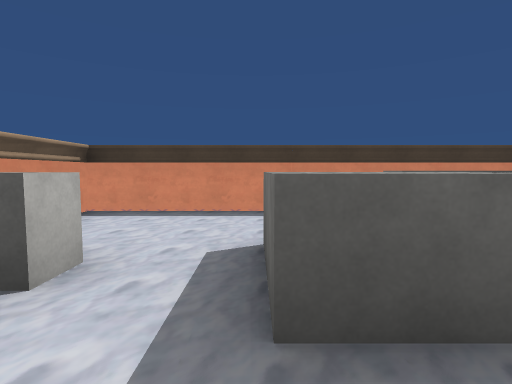
view 1 (above)

17 first-person views from a walk through a Unity game level. The camera is 1.5 m above the floor, tilts 4° down and sees 80° across. The floor is counted in squares, 2.39 m on a side. Each view is taken from the middle of a square. On the plan, view 1 faces up. The plan holds only what a view shows up to about 9 squares ahead; the rest is blank. The place goes on beyond the plan. The player is left out. Some animated figures are left out. Some surface patterns are stand-ins.

view 2
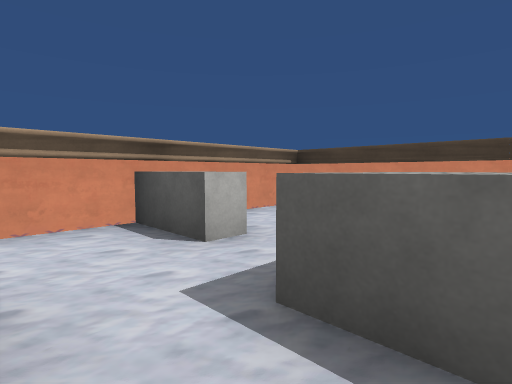

view 3
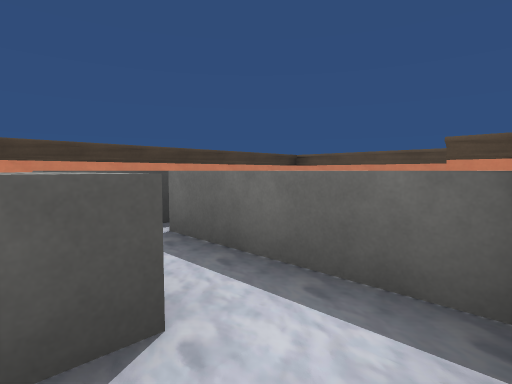

view 4
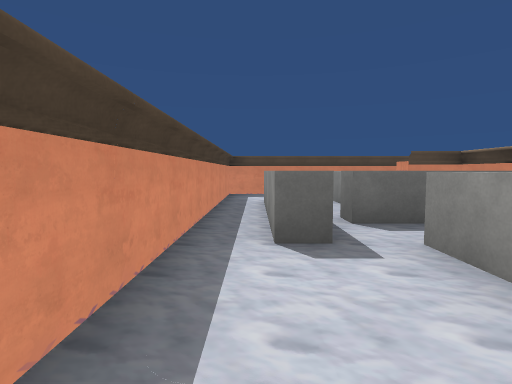

view 5
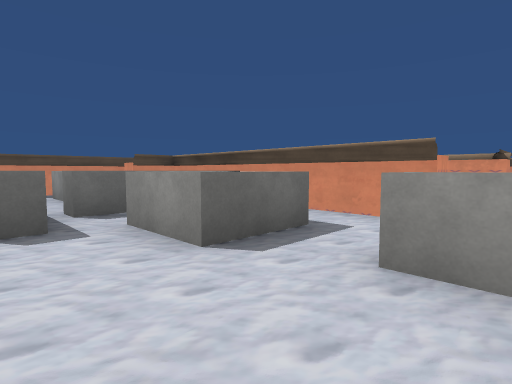

view 6
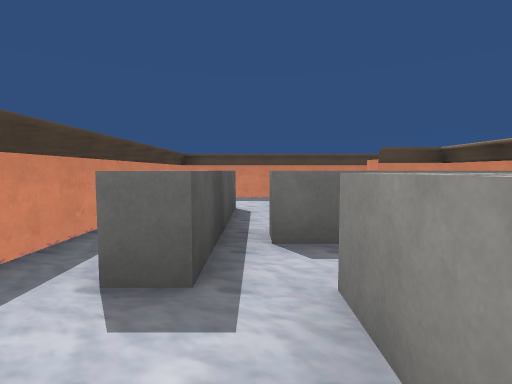

view 7
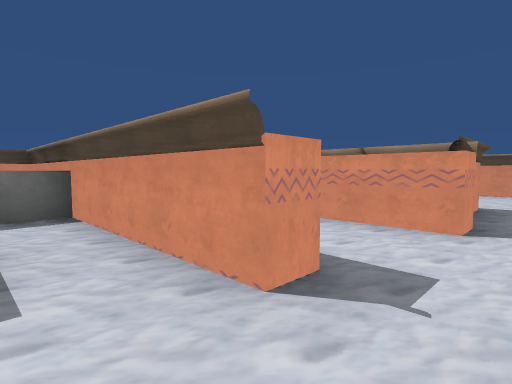

view 8
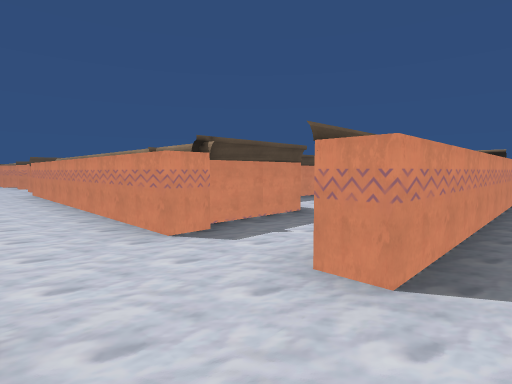

view 9
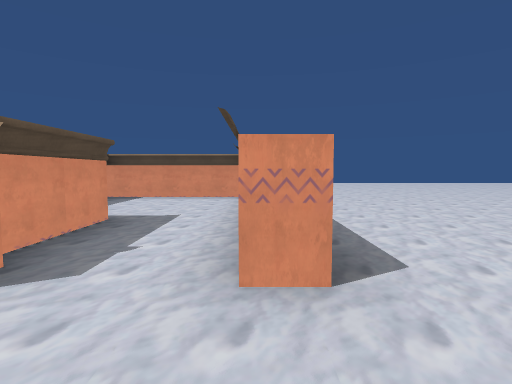

view 10
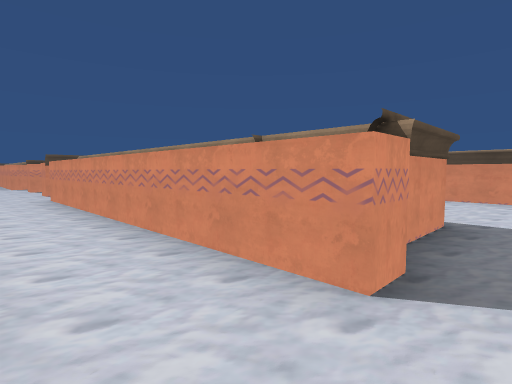

view 11
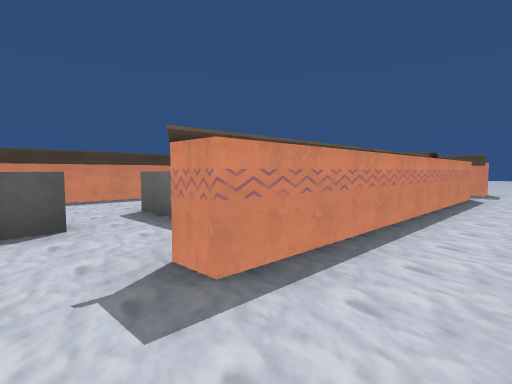

view 12
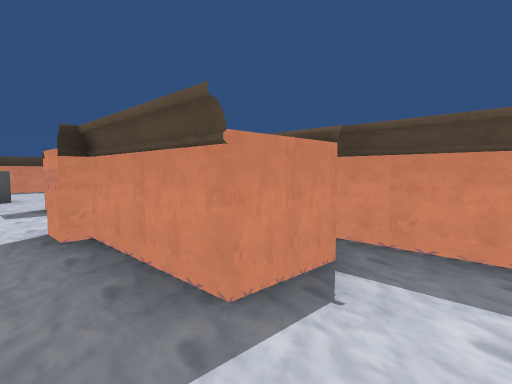

view 13
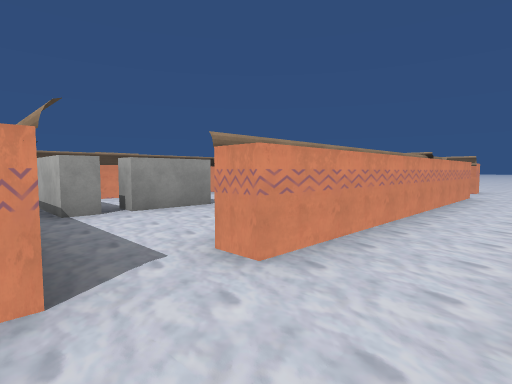

view 14
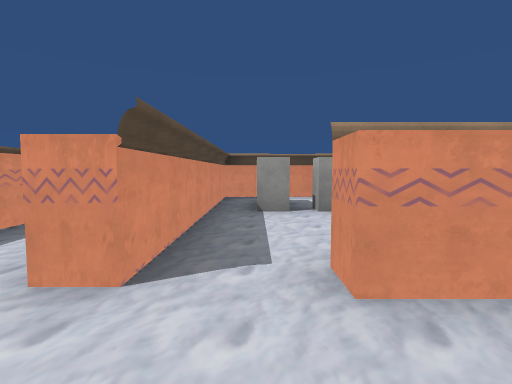

view 15
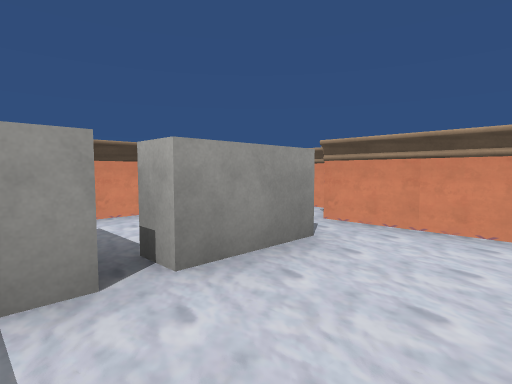

view 16
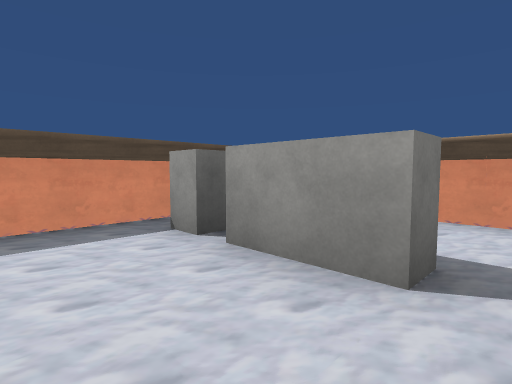

view 17
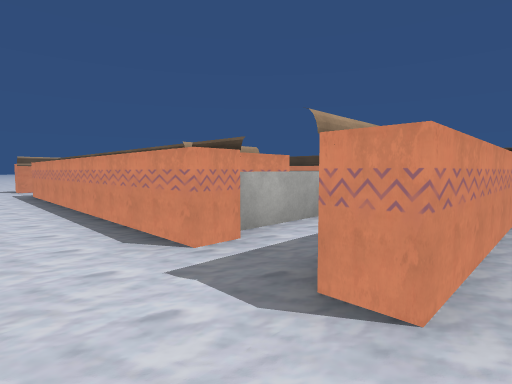

### Floor plan
Key: @ floor where view 1 was taken; # wall or solid block; . floor; ^ raised ledge; O other object.
Columns run from 10 left of view 1 to 9 right of it. Each row starts with its distance up from view 1.
  5        O#########O
  4        #.........#
  3        #.....^...#
  2        #^.^^.^ ^^#.
  1        #...^.^ ###.
  0        #..@.######.
 -1       ...####.......
 -2       ..............
 -3      ..#.#######.#.
 -4     ...#.###.....#.
 -5    ....#...##....#
 -6    ....#...##.####
 -7   .... #...#....##
 -8  ..... #...#....##
 -9 ...... ##########
-10 .....         O O

Positions as (right, up) in squares from view 1, and headings:
1: (0, 0), facing up
2: (1, 0), facing up-left
3: (1, 0), facing up-right
4: (-1, 4), facing right
5: (-2, 4), facing down-right
6: (0, 3), facing right
7: (-2, 1), facing down-right
8: (-4, -1), facing down-right
9: (-3, -1), facing down
10: (-2, -1), facing down-right
11: (-2, -2), facing up-right
12: (-2, -6), facing up-right
13: (7, -1), facing down-left
14: (6, -1), facing down
15: (6, -4), facing down-left
16: (3, -4), facing down-right
17: (8, -2), facing up-left
